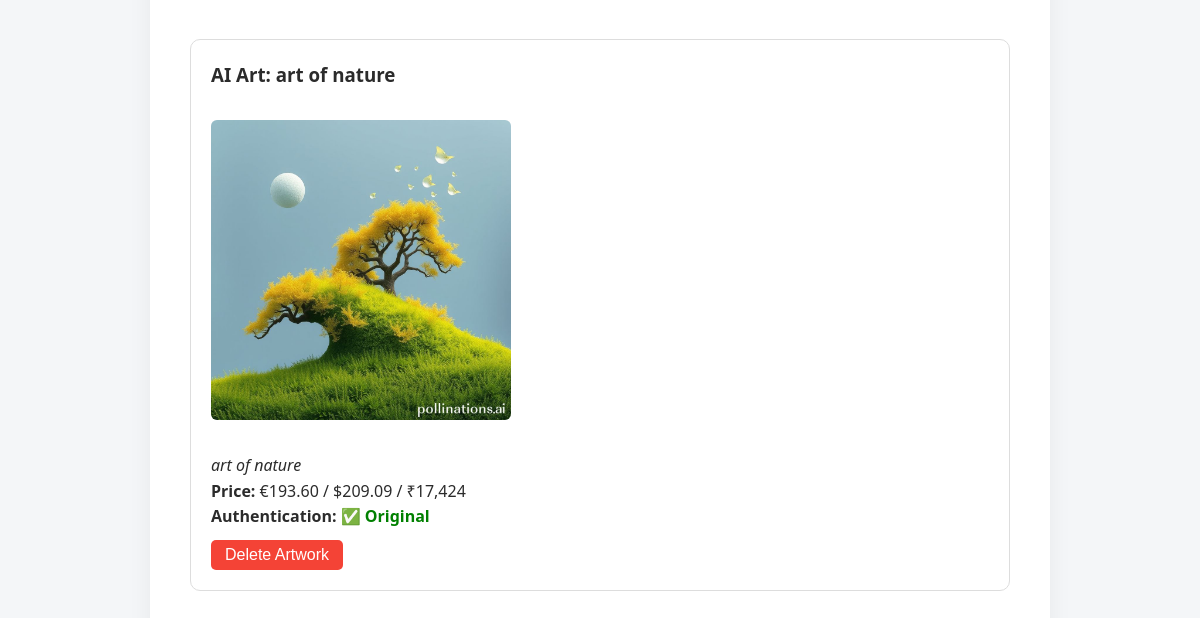
/dashboard (signed in, lower part), run on an earlier commit of the app's database.
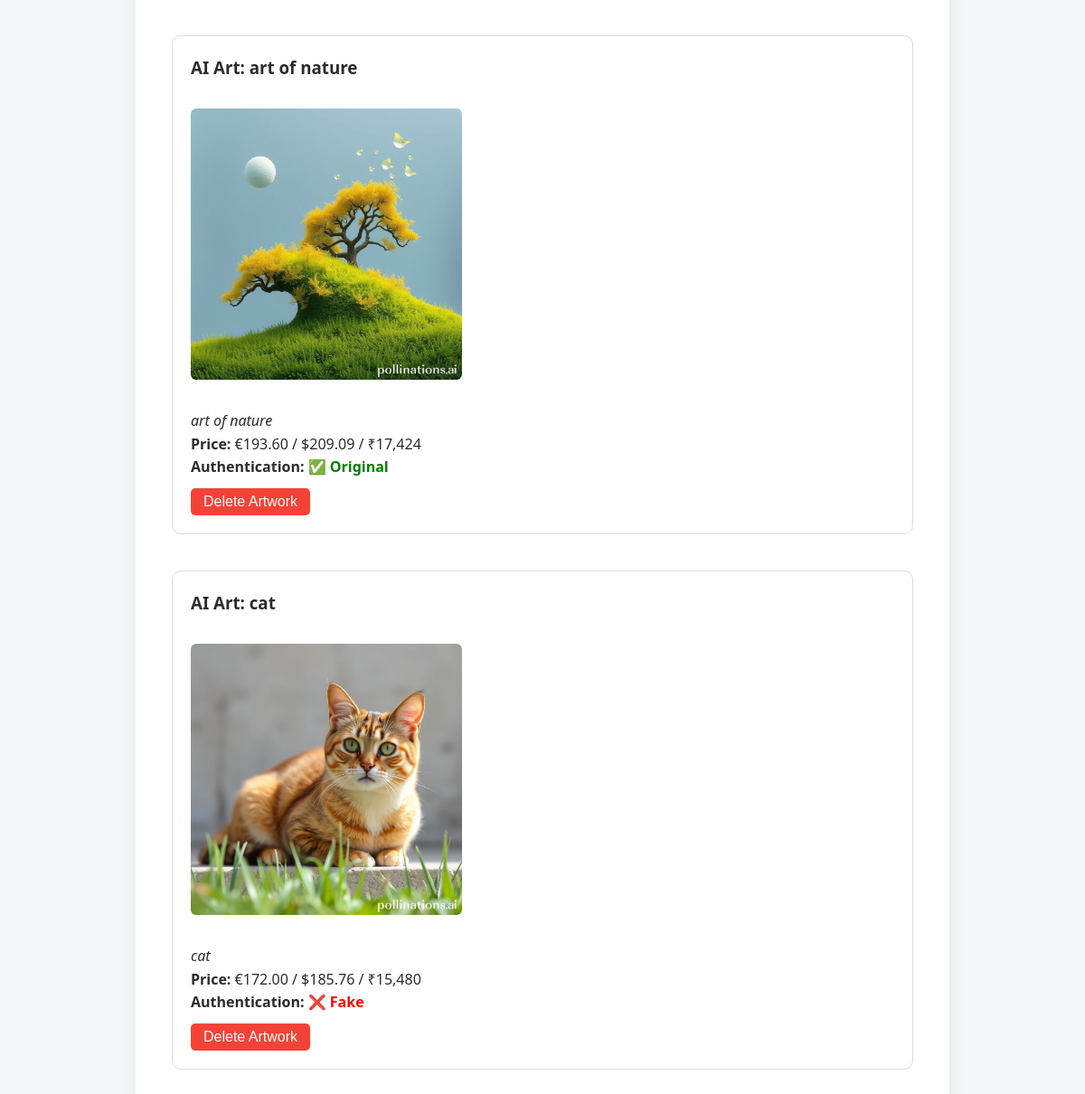
And on a later commit of the database.
### application.py (models this page shows)
class Artwork(db.Model):
    id = db.Column(db.Integer, primary_key=True)
    title = db.Column(db.String(150), nullable=False)
    description = db.Column(db.Text, nullable=False)
    image_url = db.Column(db.String(500), nullable=False)  # Storing local file path
    price = db.Column(db.Float)
    is_authenticated = db.Column(db.Boolean, default=False)
    user_id = db.Column(db.Integer, db.ForeignKey('user.id'), nullable=False)

### application.py (the view)
@application.route('/dashboard')
@login_required
def dashboard():
    artworks = Artwork.query.filter_by(user_id=current_user.id).all()
    return render_template('dashboard.html', artworks=artworks)

### application.py (called while the page is built)
@login_manager.user_loader
def load_user(user_id):
    return User.query.get(int(user_id))

### templates/dashboard.html (shortened to what this page needs)
{% extends "base.html" %}
{% block content %}
{% if artworks %}
    <ul style="list-style: none; padding: 0;">
    {% for art in artworks %}
        <li style="margin-bottom: 40px; padding: 20px; border: 1px solid #ddd; border-radius: 10px;">
            <h3 style="margin-bottom: 10px;">{{ art.title }}</h3>
            <img src="{{ art.image_url }}" alt="{{ art.title }}" width="300" style="border-radius: 6px;"><br><br>
            <p><em>{{ art.description }}</em></p>
            <p><strong>Price:</strong>
                {% if art.price is not none %}
                    €{{ "{:,.2f}".format(art.price) }} /
                    ${{ "{:,.2f}".format(art.price * 1.08) }} /
                    ₹{{ "{:,.0f}".format(art.price * 90) }}
                {% else %}
                    <span style="color: #999;">Pending</span>
                {% endif %}
            </p>
            <p><strong>Authentication:</strong>
                {% if art.is_authenticated %}
                    <span style="color: green; font-weight: bold;">✅ Original</span>
                {% else %}
                    <span style="color: red; font-weight: bold;">❌ Fake</span>
                {% endif %}
            </p>
            <form action="{{ url_for('delete_artwork', artwork_id=art.id) }}" method="POST"
                  onsubmit="return confirm('Are you sure you want to delete this artwork?');">
                <button type="submit"
                        style="padding: 6px 14px; background-color: #f44336; color: white; border: none; border-radius: 5px;">
                    Delete Artwork
                </button>
            </form>
        </li>
    {% endfor %}
    </ul>
{% else %}
    <p>You haven't added any artwork yet.</p>
{% endif %}
{% endblock %}

### templates/base.html (shortened to what this page needs)
<!DOCTYPE html>
<html lang="en">
<head>
    <link rel="stylesheet" href="{{ url_for('static', filename='css/styles.css') }}">
</head>
<body>
    <div class="container">
        {% block content %}{% endblock %}
    </div>
</body>
</html>

### static/css/styles.css (style rules this page uses)
* { margin: 0; padding: 0; box-sizing: border-box; }
body { font-family: 'Segoe UI', Roboto, Helvetica, Arial, sans-serif; background-color: #f4f6f8; color: #2b2b2b; line-height: 1.6; }
.container { max-width: 900px; margin: 40px auto; background-color: #fff; padding: 40px; border-radius: 12px; box-shadow: 0 12px 24px rgba(0, 0, 0, 0.06); }
button, input[type="submit"] { background-color: #1e88e5; color: white; border: none; padding: 10px 20px; margin-top: 10px; font-size: 1rem; border-radius: 6px; cursor: pointer; transition: background-color 0.3s ease; }
img { max-width: 100%; height: auto; border-radius: 10px; margin-top: 20px; }

What changed in the data, as far as the page shows it:
added Artwork: title "AI Art: cat", image_url (picture), description "cat", price "172.00", art.price*1.08 "185.76", art.price*90 "15,480", is_authenticated "❌ Fake"
